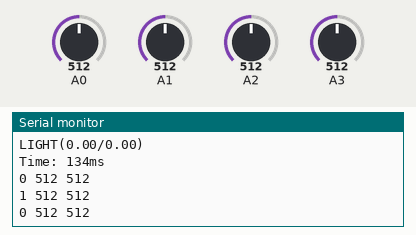
Bench run of a sketch on a simulated Arduino Uno, built with avr-gcc and run on an emulated ATmega328P. On the bench: the last lines printed to the serial monitor. The inputs (shaded band) are chosen by the test bench; at power-on: A1 = 512, A3 = 512, A2 = 512, A0 = 512.

Above: at 4.2 s.
4.3 s: A1 set to 540
At 5.0 s:
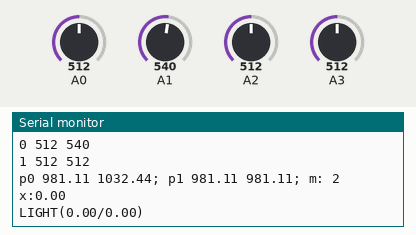
5.8 s: A3 set to 587
At 6.14 s:
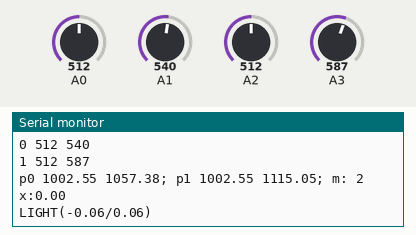
7.3 s: A3 set to 614
At 7.59 s:
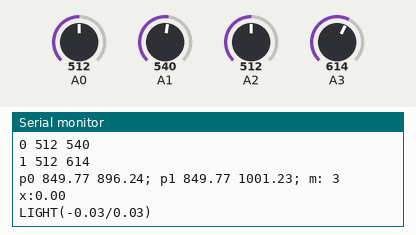
10.3 s: A2 set to 110
At 10.61 s:
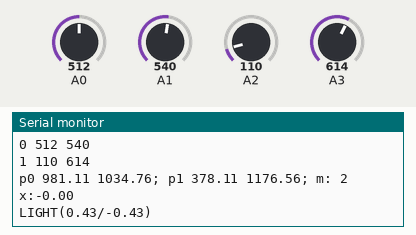
13.3 s: A2 set to 94
At 13.52 s:
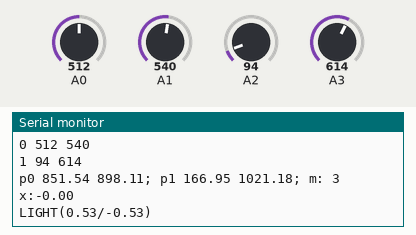
Timing chart, 0 to 15.8 s (numbered marks = the images above; inputs shaded):
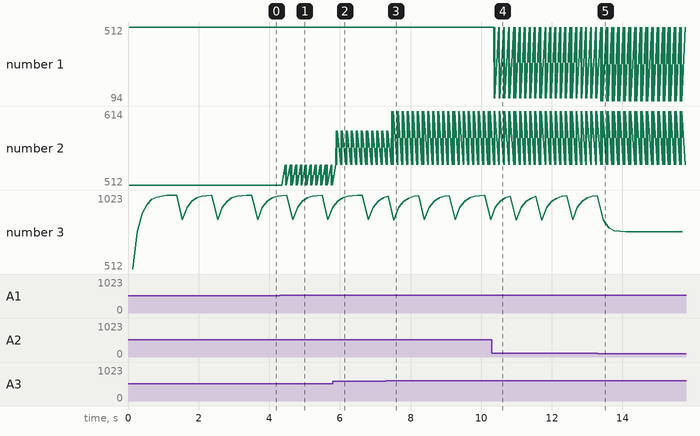

The sketch:

computation.ino
```cpp
#include<Wire.h>

#define SENSOR_PAIRS 2
#define COMPUTATION_COUNT (int) (SENSOR_PAIRS / 2) + (SENSOR_PAIRS % 2)
#define PAIR_SENSOR_DISTANCE 1.0f
#define DISTANCE_BETWEEN_PAIRS 9.0f
#define MEASURING_TIME 50

#define RESET_X_INTERVAL 1000

#define ADRESS 1
#define BYTES_PER_FLOAT 8
#define EXPECTED_BYTES BYTES_PER_FLOAT*2

int last_reset_x;
int computation_list[COMPUTATION_COUNT][2];
int x_measurements = 0;

float x_vector = 0;
float y_vector = 0;


void setup()
{
    Wire.begin(ADRESS);
    Wire.onRequest(requestEvent);

    Serial.begin(9600);
    Serial.println("Computation started");

    {
        /*
        Ich erstelle eine Liste, bei der jedes element eine Liste von zwei Werte ist.
        Die beiden Werte sind die Indices der Sensorenpaare die ich hintereinander messe.
        */
        int steps = (int) SENSOR_PAIRS / 2;

        if (SENSOR_PAIRS % 2 == 1)
        {
            computation_list[0][0] = 0;
            computation_list[0][1] = SENSOR_PAIRS - 1;
        }

        for (int i=SENSOR_PAIRS % 2; i <= steps; i++)
        {
            computation_list[i][0] = i;
            computation_list[i][1] = i + steps;
        }
    }

    Serial.println("Started");

    last_reset_x = millis();
}

char float_buff[BYTES_PER_FLOAT];
void send_float(float to_send)
{
    dtostrf(to_send,3,BYTES_PER_FLOAT, float_buff);
    Serial.print("writing ");
    Serial.println(float_buff);
    Wire.write(float_buff, BYTES_PER_FLOAT);
}

void requestEvent()
{
    send_float(x_vector);
    send_float(y_vector);
}


void loop()
{
    // x is the factor to multiply the sensor distance by to get the distance in cm
    static float x = 0;

    static unsigned long start_time = millis();

    static float sensor_pair_values[SENSOR_PAIRS][2];
    {
        /*
        Read the sensor values for MEASURING_TIME
        and stores the average in sensor_values.
        */

        unsigned long start_measurement = millis();
        int mesurements = 0;

        while (millis() - start_measurement < MEASURING_TIME)
        {
            for (int i = 0; i < SENSOR_PAIRS; i++)
            {
                Serial.print(i);
                Serial.print(" ");
                Serial.print(analogRead(i*2));
                Serial.print(" ");
                Serial.println(analogRead(i*2+1));
                sensor_pair_values[i][0] += (float) analogRead(i*2);
                sensor_pair_values[i][1] += (float) analogRead(i*2+1);
            }
            Serial.println("");
            mesurements++;
        }

        for (int i = 0; i < SENSOR_PAIRS; i++)
        {
            // sensor_pair_values[i][0] = sensor_pair_values[i][0] / mesurements / 1023.0;
            // sensor_pair_values[i][1] = sensor_pair_values[i][1] / mesurements / 1023.0;
            sensor_pair_values[i][0] = sensor_pair_values[i][0] / mesurements;
            sensor_pair_values[i][1] = sensor_pair_values[i][1] / mesurements;
            Serial.print("p" + String(i) + " ");
            Serial.print(sensor_pair_values[i][0]);
            Serial.print(" ");
            Serial.print(sensor_pair_values[i][1]);
            Serial.print("; ");
        }
        Serial.print("m: ");
        Serial.println(mesurements);
    }

    {
        // calculate the x factor
        for (int index = 0; index < COMPUTATION_COUNT; index++) {
            int i = computation_list[index][0];
            int j = computation_list[index][1];

            float a = sensor_pair_values[i][0];
            float b = sensor_pair_values[i][1];
            float c = sensor_pair_values[j][0];
            float d = sensor_pair_values[j][1];

            x = (2.0 * (3.0 * (b*b) + (c*c) - 3.0 * (d*d)) * (PAIR_SENSOR_DISTANCE*PAIR_SENSOR_DISTANCE)) / ((b*b*b*b) - ((c*c) - (d * d)));
            Serial.println("x:" + String(x));
            x_measurements++;
        }

        /*
        p: PAIR_SENSOR_DISTANCE
        */
    }

    {
        /*
        trianguliere die beiden möglichen positionen der Lichtquelle
        da nur der Winkel wichtig ist ist die länge in cm egal
        */

       float lights_positions[SENSOR_PAIRS][2];
       float light_avr_pos[2] = {0.0f, 0.0f};

       for (int i = 0; i < SENSOR_PAIRS; i++)
       {
            // bassierend auf den Schnittpunkt zweier Kreise um die sensoren mit den werten als radius
            // x_light = (-val1^2 + val2^2 - PAIR_SENSOR_DISTANCE^2) / (-2*PAIR_SENSOR_DISTANCE)
            float x_light = (-sensor_pair_values[i][0]*sensor_pair_values[i][0] + sensor_pair_values[i][1]*sensor_pair_values[i][1] - PAIR_SENSOR_DISTANCE*PAIR_SENSOR_DISTANCE) / (-2.0 * PAIR_SENSOR_DISTANCE);

            // y_light = -sqrt(x_light^2 - val^2)
            float y_opt1 = sqrt(abs(x_light*x_light - sensor_pair_values[i][0]*sensor_pair_values[i][0]));
            float y_opt2 = sqrt(abs(x_light*x_light - sensor_pair_values[i][1]*sensor_pair_values[i][1]));
            float y_light = (y_opt1 + y_opt2) / 2.0;

            // add computed val to the avr list, which is divided later
            light_avr_pos[0] = x_light * x;
            light_avr_pos[1] = y_light * x;
            // Serial.println("LIGHT(" + String(x_light * x) + "/" + String(y_light * x) + ")");
       }
       light_avr_pos[0] = light_avr_pos[0] / SENSOR_PAIRS;
       light_avr_pos[1] = light_avr_pos[1] / SENSOR_PAIRS;

        x_vector = light_avr_pos[0];
        y_vector = light_avr_pos[1];

       // send the Data
       Serial.println("LIGHT(" + String(light_avr_pos[0]) + "/" + String(light_avr_pos[1]) + ")");
    }
    static unsigned long end_time = millis();
    Serial.println("Time: " + String(end_time - start_time) + "ms");
    Serial.println("");
}
```

Measured:
- the behaviour switches between 521 and 522 on A1 (found by bisection; images 0 and 1)
- after the input at 4.3 s, the serial monitor: prints a new line after 0.15 s (image 1)
- after the input at 5.8 s, the serial monitor: prints a new line after 0.10 s (image 2)
- after the input at 7.3 s, the serial monitor: prints a new line after 0.17 s (image 3)
- after the input at 10.3 s, the serial monitor: prints a new line after 0.07 s (image 4)
- after the input at 13.3 s, the serial monitor: prints a new line after 0.09 s (image 5)
- plotted number 1: 512 → 110 after the input at 10.3 s
- plotted number 2: 512 → 587 after the input at 5.8 s, 587 → 614 after the input at 7.3 s
